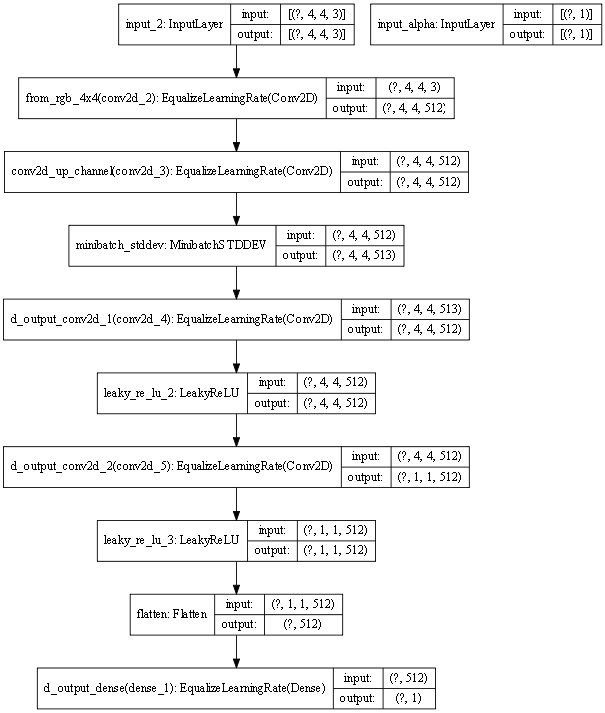

Python code for this plot:
# -*- coding: utf-8 -*-
"""
Created on Tue Sep  8 13:03:37 2020

@author: Chris
"""
import tensorflow as tf 
import numpy as np
import model_tools as mt
# import matplotlib.pyplot as plt

# output_activation = tf.keras.activations.linear
output_activation = tf.keras.activations.tanh
kernel_initializer = 'he_normal'
NOISE_DIM = 512
# image_size = 128

def generator_input_block(x):
    '''
        Generator input block
    '''
    x = mt.EqualizeLearningRate(tf.keras.layers.Dense(4*4*512, kernel_initializer=kernel_initializer, bias_initializer='zeros'), name='g_input_dense')(x)
    x = mt.PixelNormalization()(x)
    x = tf.keras.layers.LeakyReLU()(x)
    x = tf.keras.layers.Reshape((4, 4, 512))(x)
    x = mt.EqualizeLearningRate(tf.keras.layers.Conv2D(512, 3, strides=1, padding='same',
                                          kernel_initializer=kernel_initializer, bias_initializer='zeros'), name='g_input_conv2d')(x)
    x = mt.PixelNormalization()(x)
    x = tf.keras.layers.LeakyReLU()(x)
    return x

def build_4x4_generator(noise_dim=NOISE_DIM):
    '''
        4 * 4 Generator
    '''
    # Initial block
    inputs = tf.keras.layers.Input(noise_dim)
    x = generator_input_block(inputs)
    # Not used in 4 * 4, put it here in order to keep the input here same as the other models
    alpha = tf.keras.layers.Input((1), name='input_alpha')
    to_rgb = mt.EqualizeLearningRate(tf.keras.layers.Conv2D(3, kernel_size=1, strides=1,  padding='same', activation=output_activation,
                    kernel_initializer=kernel_initializer, bias_initializer='zeros'), name='to_rgb_{}x{}'.format(4, 4))
    
    rgb_out = to_rgb(x)
    model = tf.keras.Model(inputs=[inputs, alpha], outputs=rgb_out)
    return model

def build_8x8_generator(noise_dim=NOISE_DIM):
    '''
        8 * 8 Generator
    '''
    # Initial block
    inputs = tf.keras.layers.Input(noise_dim)
    x = generator_input_block(inputs)
    alpha = tf.keras.layers.Input((1), name='input_alpha')
    
    ########################
    # Fade in block
    ########################
    x, up_x = mt.upsample_block(x, in_filters=512, filters=512, kernel_size=3, strides=1,
                                         padding='same', activation=tf.nn.leaky_relu, name='Up_{}x{}'.format(8, 8))
    
    
    previous_to_rgb = mt.EqualizeLearningRate(tf.keras.layers.Conv2D(3, kernel_size=1, strides=1,  padding='same', activation=output_activation,
                    kernel_initializer=kernel_initializer, bias_initializer='zeros'), name='to_rgb_{}x{}'.format(4, 4))
    to_rgb = mt.EqualizeLearningRate(tf.keras.layers.Conv2D(3, kernel_size=1, strides=1,  padding='same', activation=output_activation,
                    kernel_initializer=kernel_initializer, bias_initializer='zeros'), name='to_rgb_{}x{}'.format(8, 8))

    l_x = to_rgb(x)
    r_x = previous_to_rgb(up_x)
    ########################
    # Left branch in the paper
    ########################
    l_x = tf.keras.layers.Multiply()([1 - alpha, l_x])
    ########################
    # Right branch in the paper
    ########################
    r_x = tf.keras.layers.Multiply()([alpha, r_x])
    combined = tf.keras.layers.Add()([l_x, r_x])
    
    model = tf.keras.Model(inputs=[inputs, alpha], outputs=combined)
    return model

def build_16x16_generator(noise_dim=NOISE_DIM):
    '''
        16 * 16 Generator
    '''
    # Initial block
    inputs = tf.keras.layers.Input(noise_dim)
    x = generator_input_block(inputs)
    alpha = tf.keras.layers.Input((1), name='input_alpha')
    ########################
    # Stable blocks
    ########################
    x, _ = mt.upsample_block(x, in_filters=512, filters=512, kernel_size=3, strides=1,
                                         padding='same', activation=tf.nn.leaky_relu, name='Up_{}x{}'.format(8, 8))
    ########################
    # Fade in block
    ########################
    x, up_x = mt.upsample_block(x, in_filters=512, filters=512, kernel_size=3, strides=1,
                                         padding='same', activation=tf.nn.leaky_relu, name='Up_{}x{}'.format(16, 16))
    
    previous_to_rgb = mt.EqualizeLearningRate(tf.keras.layers.Conv2D(3, kernel_size=1, strides=1,  padding='same', activation=output_activation,
                    kernel_initializer=kernel_initializer, bias_initializer='zeros'), name='to_rgb_{}x{}'.format(8, 8))
    to_rgb = mt.EqualizeLearningRate(tf.keras.layers.Conv2D(3, kernel_size=1, strides=1,  padding='same', activation=output_activation,
                    kernel_initializer=kernel_initializer, bias_initializer='zeros'), name='to_rgb_{}x{}'.format(16, 16))

    l_x = to_rgb(x)
    r_x = previous_to_rgb(up_x)
    ########################
    # Left branch in the paper
    ########################
    l_x = tf.keras.layers.Multiply()([1 - alpha, l_x])
    ########################
    # Right branch in the paper
    ########################
    r_x = tf.keras.layers.Multiply()([alpha, r_x])
    combined = tf.keras.layers.Add()([l_x, r_x])
    
    model = tf.keras.Model(inputs=[inputs, alpha], outputs=combined)
    return model

def build_32x32_generator(noise_dim=NOISE_DIM):
    '''
        32 * 32 Generator
    '''
    # Initial block
    inputs = tf.keras.layers.Input(noise_dim)
    x = generator_input_block(inputs)
    alpha = tf.keras.layers.Input((1), name='input_alpha')
    ########################
    # Stable blocks
    ########################
    x, _ = mt.upsample_block(x, in_filters=512, filters=512, kernel_size=3, strides=1,
                                         padding='same', activation=tf.nn.leaky_relu, name='Up_{}x{}'.format(8, 8))
    x, _ = mt.upsample_block(x, in_filters=512, filters=512, kernel_size=3, strides=1,
                                         padding='same', activation=tf.nn.leaky_relu, name='Up_{}x{}'.format(16, 16))
    ########################
    # Fade in block
    ########################
    x, up_x = mt.upsample_block(x, in_filters=512, filters=512, kernel_size=3, strides=1,
                                         padding='same', activation=tf.nn.leaky_relu, name='Up_{}x{}'.format(32, 32))
    
    previous_to_rgb = mt.EqualizeLearningRate(tf.keras.layers.Conv2D(3, kernel_size=1, strides=1,  padding='same', activation=output_activation,
                    kernel_initializer=kernel_initializer, bias_initializer='zeros'), name='to_rgb_{}x{}'.format(16, 16))
    to_rgb = mt.EqualizeLearningRate(tf.keras.layers.Conv2D(3, kernel_size=1, strides=1,  padding='same', activation=output_activation,
                    kernel_initializer=kernel_initializer, bias_initializer='zeros'), name='to_rgb_{}x{}'.format(32, 32))

    l_x = to_rgb(x)
    r_x = previous_to_rgb(up_x)
    ########################
    # Left branch in the paper
    ########################
    l_x = tf.keras.layers.Multiply()([1 - alpha, l_x])
    ########################
    # Right branch in the paper
    ########################
    r_x = tf.keras.layers.Multiply()([alpha, r_x])
    combined = tf.keras.layers.Add()([l_x, r_x])
    
    model = tf.keras.Model(inputs=[inputs, alpha], outputs=combined)
    return model

def build_64x64_generator(noise_dim=NOISE_DIM):
    '''
        64 * 64 Generator
    '''
    # Initial block
    inputs = tf.keras.layers.Input(noise_dim)
    x = generator_input_block(inputs)
    alpha = tf.keras.layers.Input((1), name='input_alpha')
    ########################
    # Stable blocks
    ########################
    x, _ = mt.upsample_block(x, in_filters=512, filters=512, kernel_size=3, strides=1,
                                         padding='same', activation=tf.nn.leaky_relu, name='Up_{}x{}'.format(8, 8))
    x, _ = mt.upsample_block(x, in_filters=512, filters=512, kernel_size=3, strides=1,
                                         padding='same', activation=tf.nn.leaky_relu, name='Up_{}x{}'.format(16, 16))
    x, _ = mt.upsample_block(x, in_filters=512, filters=512, kernel_size=3, strides=1,
                                         padding='same', activation=tf.nn.leaky_relu, name='Up_{}x{}'.format(32, 32))
    ########################
    # Fade in block
    ########################
    x, up_x = mt.upsample_block(x, in_filters=512, filters=256, kernel_size=3, strides=1,
                                         padding='same', activation=tf.nn.leaky_relu, name='Up_{}x{}'.format(64, 64))
    
    previous_to_rgb = mt.EqualizeLearningRate(tf.keras.layers.Conv2D(3, kernel_size=1, strides=1,  padding='same', activation=output_activation,
                    kernel_initializer=kernel_initializer, bias_initializer='zeros'), name='to_rgb_{}x{}'.format(32, 32))
    to_rgb = mt.EqualizeLearningRate(tf.keras.layers.Conv2D(3, kernel_size=1, strides=1,  padding='same', activation=output_activation,
                    kernel_initializer=kernel_initializer, bias_initializer='zeros'), name='to_rgb_{}x{}'.format(64, 64))
    
    l_x = to_rgb(x)
    r_x = previous_to_rgb(up_x)
    ########################
    # Left branch in the paper
    ########################
    l_x = tf.keras.layers.Multiply()([1 - alpha, l_x])
    ########################
    # Right branch in the paper
    ########################
    r_x = tf.keras.layers.Multiply()([alpha, r_x])
    combined = tf.keras.layers.Add()([l_x, r_x])
    
    model = tf.keras.Model(inputs=[inputs, alpha], outputs=combined)
    return model

def build_128x128_generator(noise_dim=NOISE_DIM):
    '''
        128 * 128 Generator
    '''
    # Initial block
    inputs = tf.keras.layers.Input(noise_dim)
    x = generator_input_block(inputs)
    alpha = tf.keras.layers.Input((1), name='input_alpha')
    ########################
    # Stable blocks
    ########################
    x, _ = mt.upsample_block(x, in_filters=512, filters=512, kernel_size=3, strides=1,
                                         padding='same', activation=tf.nn.leaky_relu, name='Up_{}x{}'.format(8, 8))
    x, _ = mt.upsample_block(x, in_filters=512, filters=512, kernel_size=3, strides=1,
                                         padding='same', activation=tf.nn.leaky_relu, name='Up_{}x{}'.format(16, 16))
    x, _ = mt.upsample_block(x, in_filters=512, filters=512, kernel_size=3, strides=1,
                                         padding='same', activation=tf.nn.leaky_relu, name='Up_{}x{}'.format(32, 32))
    x, _ = mt.upsample_block(x, in_filters=512, filters=256, kernel_size=3, strides=1,
                                         padding='same', activation=tf.nn.leaky_relu, name='Up_{}x{}'.format(64, 64))
    ########################
    # Fade in block
    ########################
    x, up_x = mt.upsample_block(x, in_filters=256, filters=128, kernel_size=3, strides=1,
                                         padding='same', activation=tf.nn.leaky_relu, name='Up_{}x{}'.format(128, 128))
    
    previous_to_rgb = mt.EqualizeLearningRate(tf.keras.layers.Conv2D(3, kernel_size=1, strides=1,  padding='same', activation=output_activation,
                    kernel_initializer=kernel_initializer, bias_initializer='zeros'), name='to_rgb_{}x{}'.format(64, 64))
    to_rgb = mt.EqualizeLearningRate(tf.keras.layers.Conv2D(3, kernel_size=1, strides=1,  padding='same', activation=output_activation,
                    kernel_initializer=kernel_initializer, bias_initializer='zeros'), name='to_rgb_{}x{}'.format(128, 128))
    
    l_x = to_rgb(x)
    r_x = previous_to_rgb(up_x)
    ########################
    # Left branch in the paper
    ########################
    l_x = tf.keras.layers.Multiply()([1 - alpha, l_x])
    ########################
    # Right branch in the paper
    ########################
    r_x = tf.keras.layers.Multiply()([alpha, r_x])
    combined = tf.keras.layers.Add()([l_x, r_x])
    
    model = tf.keras.Model(inputs=[inputs, alpha], outputs=combined)
    return model

def build_256x256_generator(noise_dim=NOISE_DIM):
    '''
        256 * 256 Generator
    '''
    # Initial block
    inputs = tf.keras.layers.Input(noise_dim)
    x = generator_input_block(inputs)
    alpha = tf.keras.layers.Input((1), name='input_alpha')
    ########################
    # Stable blocks
    ########################
    x, _ = mt.upsample_block(x, in_filters=512, filters=512, kernel_size=3, strides=1,
                                         padding='same', activation=tf.nn.leaky_relu, name='Up_{}x{}'.format(8, 8))
    x, _ = mt.upsample_block(x, in_filters=512, filters=512, kernel_size=3, strides=1,
                                         padding='same', activation=tf.nn.leaky_relu, name='Up_{}x{}'.format(16, 16))
    x, _ = mt.upsample_block(x, in_filters=512, filters=512, kernel_size=3, strides=1,
                                         padding='same', activation=tf.nn.leaky_relu, name='Up_{}x{}'.format(32, 32))
    x, _ = mt.upsample_block(x, in_filters=512, filters=256, kernel_size=3, strides=1,
                                         padding='same', activation=tf.nn.leaky_relu, name='Up_{}x{}'.format(64, 64))
    x, _ = mt.upsample_block(x, in_filters=256, filters=128, kernel_size=3, strides=1,
                                         padding='same', activation=tf.nn.leaky_relu, name='Up_{}x{}'.format(128, 128))
    ########################
    # Fade in block
    ########################
    x, up_x = mt.upsample_block(x, in_filters=128, filters=64, kernel_size=3, strides=1,
                                         padding='same', activation=tf.nn.leaky_relu, name='Up_{}x{}'.format(256, 256))
    
    previous_to_rgb = mt.EqualizeLearningRate(tf.keras.layers.Conv2D(3, kernel_size=1, strides=1,  padding='same', activation=output_activation,
                    kernel_initializer=kernel_initializer, bias_initializer='zeros'), name='to_rgb_{}x{}'.format(128, 128))
    to_rgb = mt.EqualizeLearningRate(tf.keras.layers.Conv2D(3, kernel_size=1, strides=1,  padding='same', activation=output_activation,
                    kernel_initializer=kernel_initializer, bias_initializer='zeros'), name='to_rgb_{}x{}'.format(256, 256))
    
    l_x = to_rgb(x)
    r_x = previous_to_rgb(up_x)
    ########################
    # Left branch in the paper
    ########################
    l_x = tf.keras.layers.Multiply()([1 - alpha, l_x])
    ########################
    # Right branch in the paper
    ########################
    r_x = tf.keras.layers.Multiply()([alpha, r_x])
    combined = tf.keras.layers.Add()([l_x, r_x])
    
    model = tf.keras.Model(inputs=[inputs, alpha], outputs=combined)
    return model

def build_512x512_generator(noise_dim=NOISE_DIM):
    '''
        512 * 512 Generator
    '''
    # Initial block
    inputs = tf.keras.layers.Input(noise_dim)
    x = generator_input_block(inputs)
    alpha = tf.keras.layers.Input((1), name='input_alpha')
    ########################
    # Stable blocks
    ########################
    x, _ = mt.upsample_block(x, in_filters=512, filters=512, kernel_size=3, strides=1,
                                         padding='same', activation=tf.nn.leaky_relu, name='Up_{}x{}'.format(8, 8))
    x, _ = mt.upsample_block(x, in_filters=512, filters=512, kernel_size=3, strides=1,
                                         padding='same', activation=tf.nn.leaky_relu, name='Up_{}x{}'.format(16, 16))
    x, _ = mt.upsample_block(x, in_filters=512, filters=512, kernel_size=3, strides=1,
                                         padding='same', activation=tf.nn.leaky_relu, name='Up_{}x{}'.format(32, 32))
    x, _ = mt.upsample_block(x, in_filters=512, filters=256, kernel_size=3, strides=1,
                                         padding='same', activation=tf.nn.leaky_relu, name='Up_{}x{}'.format(64, 64))
    x, _ = mt.upsample_block(x, in_filters=256, filters=128, kernel_size=3, strides=1,
                                         padding='same', activation=tf.nn.leaky_relu, name='Up_{}x{}'.format(128, 128))
    x, _ = mt.upsample_block(x, in_filters=128, filters=64, kernel_size=3, strides=1,
                                         padding='same', activation=tf.nn.leaky_relu, name='Up_{}x{}'.format(256, 256))
    ########################
    # Fade in block
    ########################
    x, up_x = mt.upsample_block(x, in_filters=64, filters=32, kernel_size=3, strides=1,
                                         padding='same', activation=tf.nn.leaky_relu, name='Up_{}x{}'.format(512, 512))
    
    previous_to_rgb = mt.EqualizeLearningRate(tf.keras.layers.Conv2D(3, kernel_size=1, strides=1,  padding='same', activation=output_activation,
                    kernel_initializer=kernel_initializer, bias_initializer='zeros'), name='to_rgb_{}x{}'.format(256, 256))
    to_rgb = mt.EqualizeLearningRate(tf.keras.layers.Conv2D(3, kernel_size=1, strides=1,  padding='same', activation=output_activation,
                    kernel_initializer=kernel_initializer, bias_initializer='zeros'), name='to_rgb_{}x{}'.format(512, 512))
    
    l_x = to_rgb(x)
    r_x = previous_to_rgb(up_x)
    ########################
    # Left branch in the paper
    ########################
    l_x = tf.keras.layers.Multiply()([1 - alpha, l_x])
    ########################
    # Right branch in the paper
    ########################
    r_x = tf.keras.layers.Multiply()([alpha, r_x])
    combined = tf.keras.layers.Add()([l_x, r_x])
    
    model = tf.keras.Model(inputs=[inputs, alpha], outputs=combined)
    return model



def discriminator_block(x):
    '''
        Discriminator output block
    '''
    x = mt.MinibatchSTDDEV()(x)
    x = mt. EqualizeLearningRate(tf.keras.layers.Conv2D(512, 3, strides=1, padding='same',
                                    kernel_initializer=kernel_initializer, bias_initializer='zeros'), name='d_output_conv2d_1')(x)
    x = tf.keras.layers.LeakyReLU()(x)
    x = mt. EqualizeLearningRate(tf.keras.layers.Conv2D(512, 4, strides=1, padding='valid',
                                    kernel_initializer=kernel_initializer, bias_initializer='zeros'), name='d_output_conv2d_2')(x)
    x = tf.keras.layers.LeakyReLU()(x)
    x =tf.keras.layers. Flatten()(x)
    x = mt. EqualizeLearningRate(tf.keras.layers. Dense(1, kernel_initializer=kernel_initializer, bias_initializer='zeros'), name='d_output_dense')(x)
    return x

def build_4x4_discriminator():
    '''
        4 * 4 Discriminator
    '''
    inputs = tf.keras.layers. Input((4,4,3))
    # Not used in 4 * 4
    alpha = tf.keras.layers. Input((1), name='input_alpha')
    # From RGB
    from_rgb = mt. EqualizeLearningRate(tf.keras.layers.Conv2D(512, kernel_size=1, strides=1, padding='same', activation=tf.nn.leaky_relu,
                      kernel_initializer=kernel_initializer, bias_initializer='zeros'), name='from_rgb_{}x{}'.format(4, 4))
    x = from_rgb(inputs)
    x = mt. EqualizeLearningRate(tf.keras.layers.Conv2D(512, kernel_size=1, strides=1, padding='same', activation=tf.nn.leaky_relu,
                      kernel_initializer=kernel_initializer, bias_initializer='zeros'), name='conv2d_up_channel')(x)
    x = discriminator_block(x)
    model = tf.keras.Model(inputs=[inputs, alpha], outputs=x)
    return model

def build_8x8_discriminator():
    '''
        8 * 8 Discriminator
    '''
    fade_in_channel = 512
    inputs = tf.keras.layers. Input((8,8,3))
    alpha = tf.keras.layers. Input((1), name='input_alpha')
    downsample = tf.keras.layers.AveragePooling2D(pool_size=2)
    ########################
    # Left branch in the paper
    ########################
    previous_from_rgb = mt. EqualizeLearningRate(tf.keras.layers.Conv2D(512, kernel_size=1, strides=1, padding='same', activation=tf.nn.leaky_relu,
                      kernel_initializer=kernel_initializer, bias_initializer='zeros'), name='from_rgb_{}x{}'.format(4, 4))
    l_x = previous_from_rgb(downsample(inputs))
    l_x = tf.keras.layers.Multiply()([1 - alpha, l_x])
    ########################
    # Right branch in the paper
    ########################
    from_rgb = mt. EqualizeLearningRate(tf.keras.layers.Conv2D(512, kernel_size=1, strides=1, padding='same', activation=tf.nn.leaky_relu,
                      kernel_initializer=kernel_initializer, bias_initializer='zeros'), name='from_rgb_{}x{}'.format(8, 8))
    r_x = from_rgb(inputs)
    ########################
    # Fade in block
    ########################
    r_x = mt.downsample_block(r_x, filters1=512, filters2=fade_in_channel, kernel_size=3, strides=1,
                                            padding='same', activation=tf.nn.leaky_relu, name='Down_{}x{}'.format(8,8))
    r_x = tf.keras.layers.Multiply()([alpha, r_x])
    x = tf.keras.layers.Add()([l_x, r_x])
    ########################
    # Stable block
    ########################
    x = discriminator_block(x)
    model = tf.keras.Model(inputs=[inputs, alpha], outputs=x)
    return model

def build_16x16_discriminator():
    '''
        16 * 16 Discriminator
    '''
    fade_in_channel = 512
    inputs = tf.keras.layers. Input((16, 16, 3))
    alpha = tf.keras.layers. Input((1), name='input_alpha')
    downsample = tf.keras.layers.AveragePooling2D(pool_size=2)
    ########################
    # Left branch in the paper
    ########################
    previous_from_rgb = mt. EqualizeLearningRate(tf.keras.layers.Conv2D(512, kernel_size=1, strides=1, padding='same', activation=tf.nn.leaky_relu,
                      kernel_initializer=kernel_initializer, bias_initializer='zeros'), name='from_rgb_{}x{}'.format(8, 8))
    l_x = previous_from_rgb(downsample(inputs))
    l_x = tf.keras.layers.Multiply()([1 - alpha, l_x])
    ########################
    # Right branch in the paper
    ########################
    from_rgb = mt. EqualizeLearningRate(tf.keras.layers.Conv2D(512, kernel_size=1, strides=1, padding='same', activation=tf.nn.leaky_relu,
                      kernel_initializer=kernel_initializer, bias_initializer='zeros'), name='from_rgb_{}x{}'.format(16, 16))
    r_x = from_rgb(inputs)
    ########################
    # Fade in block
    ########################
    r_x = mt.downsample_block(r_x, filters1=512, filters2=fade_in_channel, kernel_size=3, strides=1,
                                            padding='same', activation=tf.nn.leaky_relu, name='Down_{}x{}'.format(16,16))
    r_x = tf.keras.layers.Multiply()([alpha, r_x])
    x = tf.keras.layers.Add()([l_x, r_x])
    ########################
    # Stable blocks
    ########################
    x = mt.downsample_block(x, filters1=512, filters2=512, kernel_size=3, strides=1,
                                            padding='same', activation=tf.nn.leaky_relu, name='Down_{}x{}'.format(8,8))
    x = discriminator_block(x)
    model = tf.keras.Model(inputs=[inputs, alpha], outputs=x)
    return model

def build_32x32_discriminator():
    '''
        32 * 32 Discriminator
    '''
    fade_in_channel = 512
    inputs = tf.keras.layers. Input((32, 32, 3))
    alpha = tf.keras.layers. Input((1), name='input_alpha')
    downsample = tf.keras.layers.AveragePooling2D(pool_size=2)
    ########################
    # Left branch in the paper
    ########################
    previous_from_rgb = mt. EqualizeLearningRate(tf.keras.layers.Conv2D(512, kernel_size=1, strides=1, padding='same', activation=tf.nn.leaky_relu,
                      kernel_initializer=kernel_initializer, bias_initializer='zeros'), name='from_rgb_{}x{}'.format(16, 16))
    l_x = previous_from_rgb(downsample(inputs))
    l_x = tf.keras.layers.Multiply()([1 - alpha, l_x])
    ########################
    # Right branch in the paper
    ########################
    from_rgb = mt. EqualizeLearningRate(tf.keras.layers.Conv2D(512, kernel_size=1, strides=1, padding='same', activation=tf.nn.leaky_relu,
                      kernel_initializer=kernel_initializer, bias_initializer='zeros'), name='from_rgb_{}x{}'.format(32, 32))
    r_x = from_rgb(inputs)
    ########################
    # Fade in block
    ########################
    r_x = mt.downsample_block(r_x, filters1=512, filters2=fade_in_channel, kernel_size=3, strides=1,
                                            padding='same', activation=tf.nn.leaky_relu, name='Down_{}x{}'.format(32,32))
    r_x = tf.keras.layers.Multiply()([alpha, r_x])
    x = tf.keras.layers.Add()([l_x, r_x])
    ########################
    # Stable blocks
    ########################
    x = mt.downsample_block(x, filters1=512, filters2=512, kernel_size=3, strides=1,
                                            padding='same', activation=tf.nn.leaky_relu, name='Down_{}x{}'.format(16,16))
    x = mt.downsample_block(x, filters1=512, filters2=512, kernel_size=3, strides=1,
                                            padding='same', activation=tf.nn.leaky_relu, name='Down_{}x{}'.format(8,8))
    x = discriminator_block(x)
    model = tf.keras.Model(inputs=[inputs, alpha], outputs=x)
    return model

def build_64x64_discriminator():
    '''
        64 * 64 Discriminator
    '''
    fade_in_channel = 512
    inputs = tf.keras.layers. Input((64, 64, 3))
    alpha = tf.keras.layers. Input((1), name='input_alpha')
    downsample = tf.keras.layers.AveragePooling2D(pool_size=2)
    
    ########################
    # Left branch in the paper
    ########################
    previous_from_rgb = mt. EqualizeLearningRate(tf.keras.layers.Conv2D(512, kernel_size=1, strides=1, padding='same', activation=tf.nn.leaky_relu,
                      kernel_initializer=kernel_initializer, bias_initializer='zeros'), name='from_rgb_{}x{}'.format(32, 32))
    l_x = previous_from_rgb(downsample(inputs))
    l_x = tf.keras.layers.Multiply()([1 - alpha, l_x])
    ########################
    # Right branch in the paper
    ########################
    from_rgb = mt. EqualizeLearningRate(tf.keras.layers.Conv2D(256, kernel_size=1, strides=1, padding='same', activation=tf.nn.leaky_relu,
                      kernel_initializer=kernel_initializer, bias_initializer='zeros'), name='from_rgb_{}x{}'.format(64, 64))
    r_x = from_rgb(inputs)
    ########################
    # Fade in block
    ########################
    r_x = mt.downsample_block(r_x, filters1=256, filters2=fade_in_channel, kernel_size=3, strides=1,
                                            padding='same', activation=tf.nn.leaky_relu, name='Down_{}x{}'.format(64,64))
    r_x = tf.keras.layers.Multiply()([alpha, r_x])
    x = tf.keras.layers.Add()([l_x, r_x])
    ########################
    # Stable blocks
    ########################
    x = mt.downsample_block(x, filters1=512, filters2=512, kernel_size=3, strides=1,
                                            padding='same', activation=tf.nn.leaky_relu, name='Down_{}x{}'.format(32,32))
    x = mt.downsample_block(x, filters1=512, filters2=512, kernel_size=3, strides=1,
                                            padding='same', activation=tf.nn.leaky_relu, name='Down_{}x{}'.format(16,16))
    x = mt.downsample_block(x, filters1=512, filters2=512, kernel_size=3, strides=1,
                                            padding='same', activation=tf.nn.leaky_relu, name='Down_{}x{}'.format(8,8))
    x = discriminator_block(x)
    model = tf.keras.Model(inputs=[inputs, alpha], outputs=x)
    return model

def build_128x128_discriminator():
    '''
        128 * 128 Discriminator
    '''
    fade_in_channel = 256
    inputs = tf.keras.layers. Input((128, 128, 3))
    alpha = tf.keras.layers. Input((1), name='input_alpha')
    downsample = tf.keras.layers.AveragePooling2D(pool_size=2)
   
    ########################
    # Left branch in the paper
    ########################
    previous_from_rgb = mt. EqualizeLearningRate(tf.keras.layers.Conv2D(256, kernel_size=1, strides=1, padding='same', activation=tf.nn.leaky_relu,
                      kernel_initializer=kernel_initializer, bias_initializer='zeros'), name='from_rgb_{}x{}'.format(64, 64))
    l_x = previous_from_rgb(downsample(inputs))
    l_x = tf.keras.layers.Multiply()([1 - alpha, l_x])
    ########################
    # Right branch in the paper
    ########################
    from_rgb = mt. EqualizeLearningRate(tf.keras.layers.Conv2D(128, kernel_size=1, strides=1, padding='same', activation=tf.nn.leaky_relu,
                      kernel_initializer=kernel_initializer, bias_initializer='zeros'), name='from_rgb_{}x{}'.format(128, 128))
    r_x = from_rgb(inputs)
    ########################
    # Fade in block
    ########################
    r_x = mt.downsample_block(r_x, filters1=128, filters2=fade_in_channel, kernel_size=3, strides=1,
                                            padding='same', activation=tf.nn.leaky_relu, name='Down_{}x{}'.format(128,128))
    r_x = tf.keras.layers.Multiply()([alpha, r_x])
    x = tf.keras.layers.Add()([l_x, r_x])
    ########################
    # Stable blocks
    ########################
    x = mt.downsample_block(x, filters1=256, filters2=512, kernel_size=3, strides=1,
                                            padding='same', activation=tf.nn.leaky_relu, name='Down_{}x{}'.format(64,64))
    x = mt.downsample_block(x, filters1=512, filters2=512, kernel_size=3, strides=1,
                                            padding='same', activation=tf.nn.leaky_relu, name='Down_{}x{}'.format(32,32))
    x = mt.downsample_block(x, filters1=512, filters2=512, kernel_size=3, strides=1,
                                            padding='same', activation=tf.nn.leaky_relu, name='Down_{}x{}'.format(16,16))
    x = mt.downsample_block(x, filters1=512, filters2=512, kernel_size=3, strides=1,
                                            padding='same', activation=tf.nn.leaky_relu, name='Down_{}x{}'.format(8,8))
    x = discriminator_block(x)
    model = tf.keras.Model(inputs=[inputs, alpha], outputs=x)
    return model

def build_256x256_discriminator():
    '''
        256 * 256 Discriminator
    '''
    fade_in_channel = 128
    inputs = tf.keras.layers. Input((256, 256, 3))
    alpha = tf.keras.layers. Input((1), name='input_alpha')
    downsample = tf.keras.layers.AveragePooling2D(pool_size=2)
    ########################
    # Left branch in the paper
    ########################
    previous_from_rgb = mt. EqualizeLearningRate(tf.keras.layers.Conv2D(128, kernel_size=1, strides=1, padding='same', activation=tf.nn.leaky_relu,
                      kernel_initializer=kernel_initializer, bias_initializer='zeros'), name='from_rgb_{}x{}'.format(128, 128))
    l_x = previous_from_rgb(downsample(inputs))
    l_x = tf.keras.layers.Multiply()([1 - alpha, l_x])
    ########################
    # Right branch in the paper
    ########################
    from_rgb = mt. EqualizeLearningRate(tf.keras.layers.Conv2D(64, kernel_size=1, strides=1, padding='same', activation=tf.nn.leaky_relu,
                      kernel_initializer=kernel_initializer, bias_initializer='zeros'), name='from_rgb_{}x{}'.format(256, 256))
    r_x = from_rgb(inputs)
    ########################
    # Fade in block
    ########################
    r_x = mt.downsample_block(r_x, filters1=64, filters2=fade_in_channel, kernel_size=3, strides=1,
                                            padding='same', activation=tf.nn.leaky_relu, name='Down_{}x{}'.format(256,256))
    r_x = tf.keras.layers.Multiply()([alpha, r_x])
    x = tf.keras.layers.Add()([l_x, r_x])
    ########################
    # Stable blocks
    ########################
    x = mt.downsample_block(x, filters1=128, filters2=256, kernel_size=3, strides=1,
                                            padding='same', activation=tf.nn.leaky_relu, name='Down_{}x{}'.format(128,128))
    x = mt.downsample_block(x, filters1=256, filters2=512, kernel_size=3, strides=1,
                                            padding='same', activation=tf.nn.leaky_relu, name='Down_{}x{}'.format(64,64))
    x = mt.downsample_block(x, filters1=512, filters2=512, kernel_size=3, strides=1,
                                            padding='same', activation=tf.nn.leaky_relu, name='Down_{}x{}'.format(32,32))
    x = mt.downsample_block(x, filters1=512, filters2=512, kernel_size=3, strides=1,
                                            padding='same', activation=tf.nn.leaky_relu, name='Down_{}x{}'.format(16,16))
    x = mt.downsample_block(x, filters1=512, filters2=512, kernel_size=3, strides=1,
                                            padding='same', activation=tf.nn.leaky_relu, name='Down_{}x{}'.format(8,8))
    x = discriminator_block(x)
    model = tf.keras.Model(inputs=[inputs, alpha], outputs=x)
    return model

def build_512x512_discriminator():
    '''
        512 * 512 Discriminator
    '''
    fade_in_channel = 64
    inputs = tf.keras.layers. Input((512, 512, 3))
    alpha = tf.keras.layers. Input((1), name='input_alpha')
    downsample = tf.keras.layers.AveragePooling2D(pool_size=2)
    
    ########################
    # Left branch in the paper
    ########################
    previous_from_rgb = mt. EqualizeLearningRate(tf.keras.layers.Conv2D(64, kernel_size=1, strides=1, padding='same', activation=tf.nn.leaky_relu,
                      kernel_initializer=kernel_initializer, bias_initializer='zeros'), name='from_rgb_{}x{}'.format(256, 256))
    l_x = previous_from_rgb(downsample(inputs))
    l_x = tf.keras.layers.Multiply()([1 - alpha, l_x])
    ########################
    # Right branch in the paper
    ########################
    from_rgb = mt. EqualizeLearningRate(tf.keras.layers.Conv2D(32, kernel_size=1, strides=1, padding='same', activation=tf.nn.leaky_relu,
                      kernel_initializer=kernel_initializer, bias_initializer='zeros'), name='from_rgb_{}x{}'.format(512, 512))
    r_x = from_rgb(inputs)
    ########################
    # Fade in block
    ########################
    r_x = mt.downsample_block(r_x, filters1=32, filters2=fade_in_channel, kernel_size=3, strides=1,
                                            padding='same', activation=tf.nn.leaky_relu, name='Down_{}x{}'.format(512,512))
    r_x = tf.keras.layers.Multiply()([alpha, r_x])
    x = tf.keras.layers.Add()([l_x, r_x])
    ########################
    # Stable blocks
    ########################
    x = mt.downsample_block(x, filters1=64, filters2=128, kernel_size=3, strides=1,
                                            padding='same', activation=tf.nn.leaky_relu, name='Down_{}x{}'.format(256,256))
    x = mt.downsample_block(x, filters1=128, filters2=256, kernel_size=3, strides=1,
                                            padding='same', activation=tf.nn.leaky_relu, name='Down_{}x{}'.format(128,128))
    x = mt.downsample_block(x, filters1=256, filters2=512, kernel_size=3, strides=1,
                                            padding='same', activation=tf.nn.leaky_relu, name='Down_{}x{}'.format(64,64))
    x = mt.downsample_block(x, filters1=512, filters2=512, kernel_size=3, strides=1,
                                            padding='same', activation=tf.nn.leaky_relu, name='Down_{}x{}'.format(32,32))
    x = mt.downsample_block(x, filters1=512, filters2=512, kernel_size=3, strides=1,
                                            padding='same', activation=tf.nn.leaky_relu, name='Down_{}x{}'.format(16,16))
    x = mt.downsample_block(x, filters1=512, filters2=512, kernel_size=3, strides=1,
                                            padding='same', activation=tf.nn.leaky_relu, name='Down_{}x{}'.format(8,8))
    x = discriminator_block(x)
    model = tf.keras.Model(inputs=[inputs, alpha], outputs=x)
    return model


#Model Builder

def model_builder(target_resolution):
    '''
        Helper function to build models
    '''
    generator = None
    discriminator = None
    if target_resolution == 4:
        generator = build_4x4_generator()
        discriminator = build_4x4_discriminator()
    elif target_resolution == 8:
        generator = build_8x8_generator()
        discriminator = build_8x8_discriminator()
    elif target_resolution == 16:
        generator = build_16x16_generator()
        discriminator = build_16x16_discriminator()
    elif target_resolution == 32:
        generator = build_32x32_generator()
        discriminator = build_32x32_discriminator()
    elif target_resolution == 64:
        generator = build_64x64_generator()
        discriminator = build_64x64_discriminator()
    elif target_resolution == 128:
        generator = build_128x128_generator()
        discriminator = build_128x128_discriminator()
    elif target_resolution == 256:
        generator = build_256x256_generator()
        discriminator = build_256x256_discriminator()
    elif target_resolution == 512:
        generator = build_512x512_generator()
        discriminator = build_512x512_discriminator()
    else:
        print("target resolution models are not defined yet")
    return generator, discriminator

# generator, discriminator = model_builder(image_size)
# generator.summary()
# tf.keras.utils.plot_model(generator, show_shapes=True, dpi=64)

# discriminator.summary()
# tf.keras.utils.plot_model(discriminator, show_shapes=True, dpi=64)
